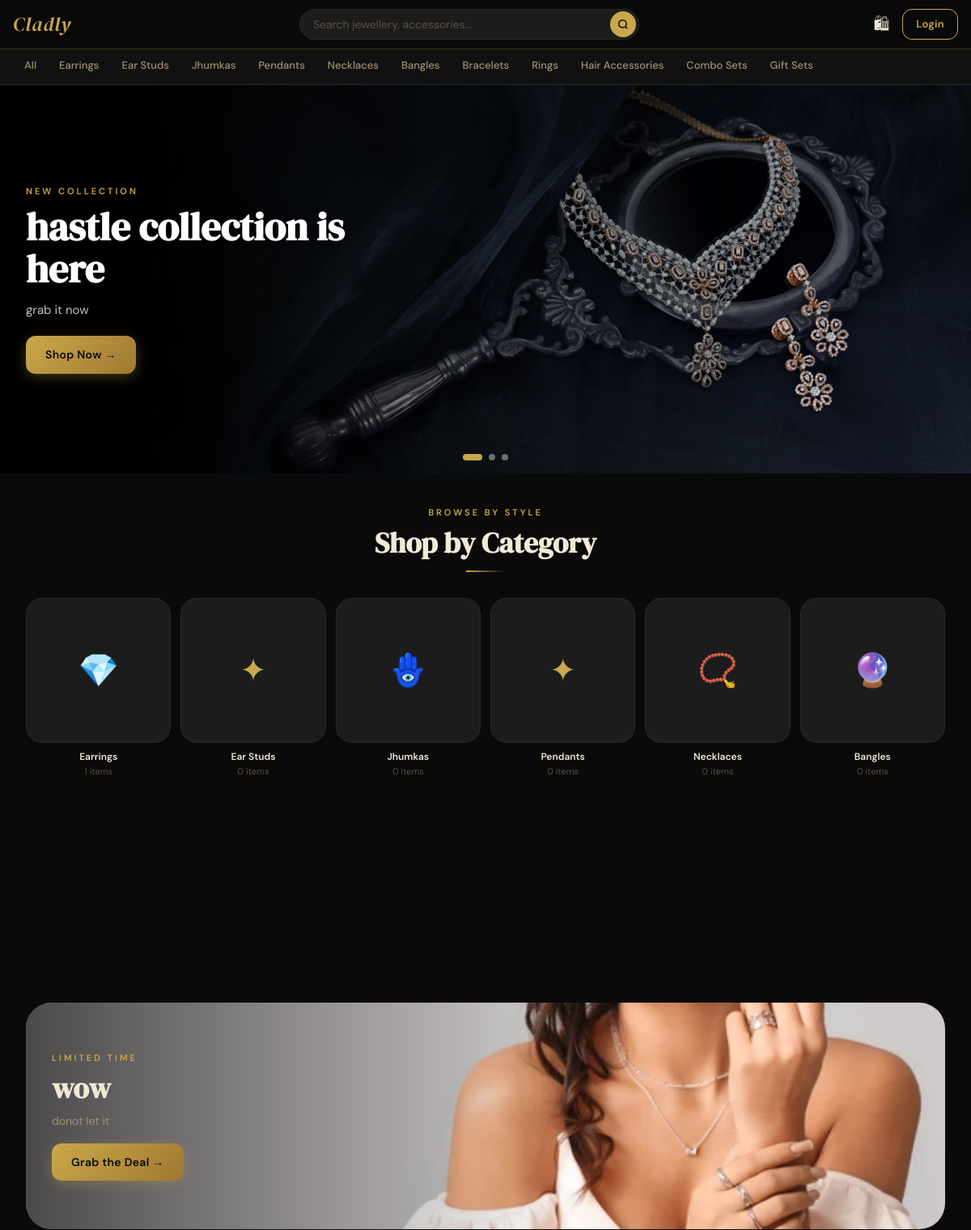
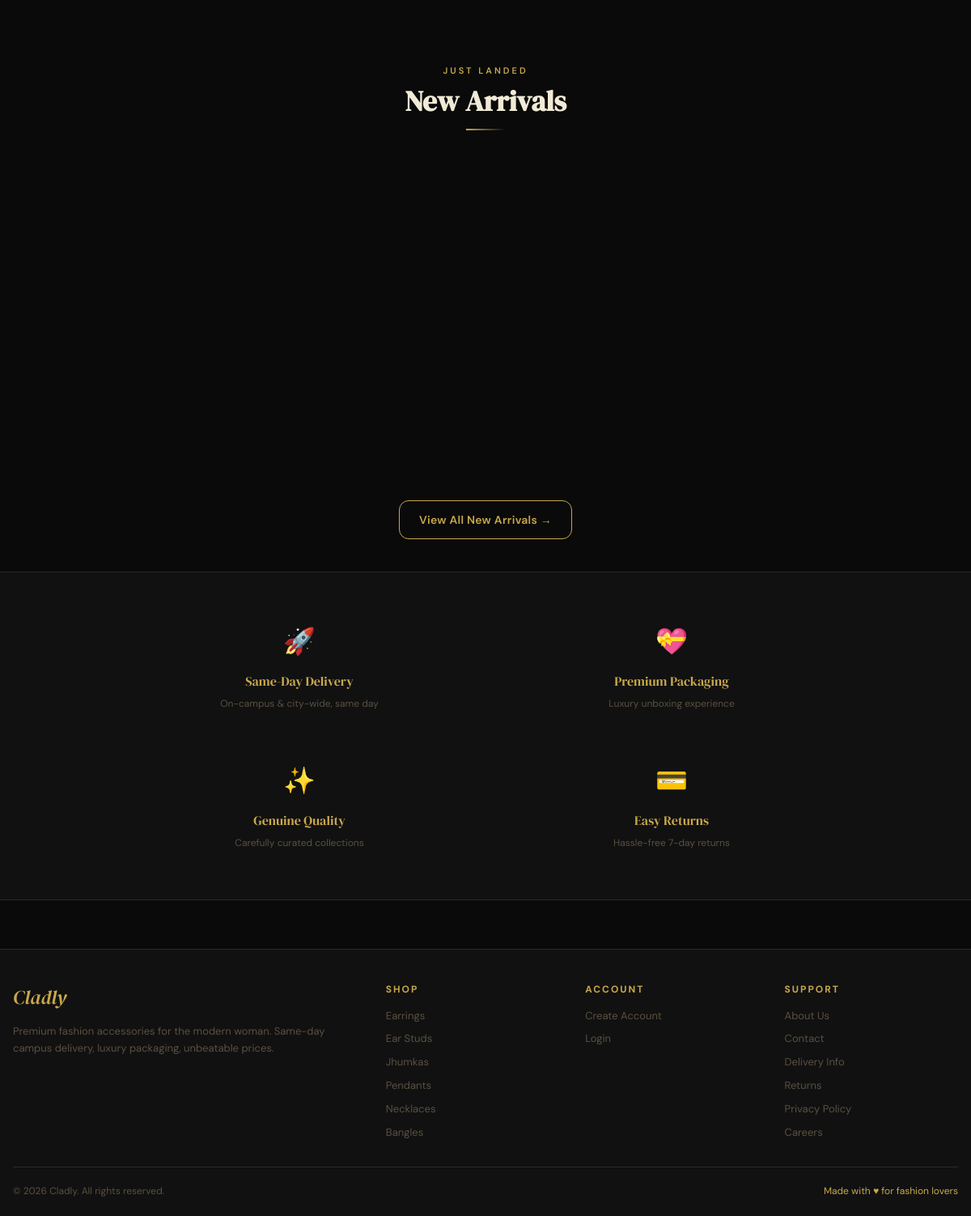
The page / on the database its author committed (2 pictures, top to bottom).
### store/models.py (models this page shows, shortened)
class Category(models.Model):
    name = models.CharField(max_length=100)
    slug = models.SlugField(unique=True)
    image = models.ImageField(upload_to='categories/', null=True, blank=True)
    description = models.TextField(blank=True)
    is_active = models.BooleanField(default=True)
    order = models.IntegerField(default=0)
    created_at = models.DateTimeField(auto_now_add=True)
    class Meta:
        verbose_name_plural = 'Categories'
        ordering = ['order', 'name']
    def product_count(self):
        return self.products.filter(is_active=True).count()

class Banner(models.Model):
    BANNER_TYPE = [
        ('hero', 'Hero Slider'),
        ('sale', 'Sale Banner'),
        ('flash', 'Flash Sale'),
        ('campaign', 'Campaign'),
    ]
    title = models.CharField(max_length=200)
    subtitle = models.CharField(max_length=300, blank=True)
    image = models.ImageField(upload_to='banners/')
    mobile_image = models.ImageField(upload_to='banners/', null=True, blank=True)
    link = models.CharField(max_length=500, blank=True)
    banner_type = models.CharField(max_length=20, choices=BANNER_TYPE, default='hero')
    is_active = models.BooleanField(default=True)
    order = models.IntegerField(default=0)
    start_date = models.DateTimeField(null=True, blank=True)
    end_date = models.DateTimeField(null=True, blank=True)
    class Meta:
        ordering = ['order']

### store/views.py (the view)
# urls.py: path('', views.home, name='home'),
def home(request):
    hero_banners = Banner.objects.filter(banner_type='hero', is_active=True).order_by('order')
    sale_banners = Banner.objects.filter(banner_type='sale', is_active=True)
    flash_banners = Banner.objects.filter(banner_type='flash', is_active=True)
    categories = Category.objects.filter(is_active=True).order_by('order')
    new_arrivals = Product.objects.filter(is_new_arrival=True, is_active=True)[:12]
    best_sellers = Product.objects.filter(is_best_seller=True, is_active=True)[:12]
    featured = Product.objects.filter(is_featured=True, is_active=True)[:8]
    recently_viewed = []
    if request.user.is_authenticated:
        recently_viewed = RecentlyViewed.objects.filter(
            user=request.user
        ).select_related('product')[:8]
    wishlist_ids = []
    if request.user.is_authenticated:
        wishlist_ids = list(Wishlist.objects.filter(
            user=request.user
        ).values_list('product_id', flat=True))
    return render(request, 'store/home.html', {
        'hero_banners': hero_banners,
        'sale_banners': sale_banners,
        'flash_banners': flash_banners,
        'categories': categories,
        'new_arrivals': new_arrivals,
        'best_sellers': best_sellers,
        'featured': featured,
        'recently_viewed': recently_viewed,
        'wishlist_ids': wishlist_ids,
    })

### store/context_processors.py (called while the page is built)
def cart_wishlist_count(request):
    cart_count = 0
    wishlist_count = 0
    notif_count = 0
    if request.user.is_authenticated:
        cart_count = Cart.objects.filter(user=request.user).count()
        wishlist_count = Wishlist.objects.filter(user=request.user).count()
        notif_count = Notification.objects.filter(user=request.user, is_read=False).count()
    else:
        session_key = request.session.session_key
        if session_key:
            cart_count = Cart.objects.filter(session_key=session_key).count()
    return {
        'cart_count': cart_count,
        'wishlist_count': wishlist_count,
        'notif_count': notif_count,
    }

def categories_list(request):
    categories = Category.objects.filter(is_active=True).order_by('order', 'name')
    return {'nav_categories': categories}

### store/models.py (called while the page is built)
    def discount_percent(self):
        if self.original_price > self.selling_price:
            return int(((self.original_price - self.selling_price) / self.original_price) * 100)
        return 0

    def primary_image(self):
        img = self.images.filter(is_primary=True).first()
        if not img:
            img = self.images.first()
        return img

### store/templates/store/home.html (shortened to what this page needs)
{% extends 'base.html' %}
{% load static %}
{% block content %}
{% if hero_banners %}
<section class="hero-slider">
  {% for banner in hero_banners %}
    <div class="hero-slide {% if forloop.first %}active{% endif %}">
      <div class="hero-slide-overlay">
        <div class="hero-content">
          <div class="hero-eyebrow">New Collection</div>
          <h1 class="hero-title">{{ banner.title }}</h1>
          {% if banner.subtitle %}<p class="hero-sub">{{ banner.subtitle }}</p>{% endif %}
          <a href="{{ banner.link|default:'/products/' }}" class="btn btn-gold">Shop Now →</a>
        </div>
      </div>
    </div>
  {% endfor %}
  {% if hero_banners|length > 1 %}
    <div class="hero-dots">
      {% for banner in hero_banners %}
        <button class="hero-dot {% if forloop.first %}active{% endif %}" aria-label="Slide {{ forloop.counter }}"></button>
      {% endfor %}
    </div>
  {% endif %}
</section>
{% endif %}
{% if categories %}
<section class="categories-section">
  <div class="container">
    <div class="section-header">
      <div class="section-eyebrow">Browse by style</div>
      <h2 class="section-title">Shop by Category</h2>
      <div class="section-divider"></div>
    </div>
    <div class="categories-grid">
      {% for cat in categories %}
        <a href="{% url 'category_products' cat.slug %}" class="category-card">
          <div class="cat-image-wrap">
            {% if cat.image %}
              <img src="{{ cat.image.url }}" alt="{{ cat.name }}" loading="lazy">
            {% else %}
              <div style="width:100%;height:100%;display:flex;align-items:center;justify-content:center;font-size:2.5rem;">
                {% if cat.name == 'Earrings' %}💎
                {% elif cat.name == 'Jhumkas' %}🪬
                {% elif cat.name == 'Necklaces' %}📿
                {% elif cat.name == 'Rings' %}💍
                {% elif cat.name == 'Bangles' %}🔮
                {% elif cat.name == 'Bracelets' %}✨
                {% elif cat.name == 'Hair Accessories' %}🌸
                {% elif cat.name == 'Gift Sets' %}🎁
                {% else %}✦{% endif %}
              </div>
            {% endif %}
          </div>
          <div class="cat-name">{{ cat.name }}</div>
          <div class="cat-count">{{ cat.product_count }} items</div>
        </a>
      {% endfor %}
    </div>
  </div>
</section>
{% endif %}
{% with sale=sale_banners.first %}
{% if sale %}
<section style="padding:0 16px 40px;">
  <div class="container" style="max-width:1280px;">
    <a href="{{ sale.link|default:'/products/' }}" style="display:block;border-radius:var(--radius-xl);overflow:hidden;position:relative;">
      <img src="{{ sale.image.url }}" alt="{{ sale.title }}" style="width:100%;height:min(40vw,280px);object-fit:cover;">
      <div style="position:absolute;inset:0;background:linear-gradient(90deg,rgba(0,0,0,0.65) 0%,transparent 60%);display:flex;align-items:center;padding:32px;">
        <div>
          <div class="section-eyebrow">Limited Time</div>
          <h2 class="section-title" style="margin:0">{{ sale.title }}</h2>
          {% if sale.subtitle %}<p style="color:var(--text-secondary);font-size:14px;margin:8px 0 16px">{{ sale.subtitle }}</p>{% endif %}
          <span class="btn btn-gold">Grab the Deal →</span>
        </div>
      </div>
    </a>
  </div>
</section>
{% endif %}
{% endwith %}
{% if new_arrivals %}
<section class="products-section">
  <div class="container">
    <div class="section-header">
      <div class="section-eyebrow">Just landed</div>
      <h2 class="section-title">New Arrivals</h2>
      <div class="section-divider"></div>
    </div>
    <div class="products-grid">
    </div>
    <div style="text-align:center;margin-top:32px;">
      <a href="{% url 'product_list' %}?new_arrivals=1" class="btn btn-outline">View All New Arrivals →</a>
    </div>
  </div>
</section>
{% endif %}
<section style="padding:40px 16px;background:var(--black-soft);border-top:1px solid var(--border);border-bottom:1px solid var(--border);">
  <div class="container">
    <div style="display:grid;grid-template-columns:repeat(2,1fr);gap:20px;max-width:900px;margin:0 auto;">
      {% for perk in "1234" %}
        <div style="text-align:center;padding:20px 16px;">
          <div style="font-size:2rem;margin-bottom:10px;">
            {% if forloop.counter == 1 %}🚀{% elif forloop.counter == 2 %}💝{% elif forloop.counter == 3 %}✨{% else %}💳{% endif %}
          </div>
          <div style="font-family:var(--font-display);font-size:1rem;color:var(--gold);margin-bottom:6px;">
            {% if forloop.counter == 1 %}Same-Day Delivery
            {% elif forloop.counter == 2 %}Premium Packaging
            {% elif forloop.counter == 3 %}Genuine Quality
            {% else %}Easy Returns{% endif %}
          </div>
          <div style="font-size:12px;color:var(--text-muted);">
            {% if forloop.counter == 1 %}On-campus & city-wide, same day
            {% elif forloop.counter == 2 %}Luxury unboxing experience
            {% elif forloop.counter == 3 %}Carefully curated collections
            {% else %}Hassle-free 7-day returns{% endif %}
          </div>
        </div>
      {% endfor %}
    </div>
  </div>
</section>
{% endblock %}

### templates/base.html (shortened to what this page needs)
{% load static %}
<!DOCTYPE html>
<html lang="en">
<head>
  <link rel="stylesheet" href="{% static 'store/css/main.css' %}">
</head>
<body class="page-body">
<nav class="navbar">
  <div class="navbar-inner">
    <a href="{% url 'home' %}" class="nav-logo">Cladly</a>
    <div class="nav-search">
      <form action="{% url 'search' %}" method="get">
        <input type="text" id="search-input" name="q" placeholder="Search jewellery, accessories…"
               value="{{ request.GET.q }}" autocomplete="off">
        <button type="submit" class="nav-search-btn">
          <svg width="14" height="14" viewBox="0 0 24 24" fill="none" stroke="currentColor" stroke-width="2.5">
            <circle cx="11" cy="11" r="8"/><line x1="21" y1="21" x2="16.65" y2="16.65"/>
          </svg>
        </button>
      </form>
    </div>
    <div class="nav-actions">
      <a href="{% url 'cart' %}" class="nav-icon-btn" title="Cart">
        🛍
      </a>
      {% if user.is_authenticated %}
        <a href="{% url 'profile' %}" class="nav-icon-btn" title="Profile">
          {% if user.profile_image %}
            <img src="{{ user.profile_image.url }}" style="width:28px;height:28px;border-radius:50%;object-fit:cover;border:1.5px solid var(--gold);">
          {% else %}
            <span style="width:28px;height:28px;background:var(--gold);border-radius:50%;display:flex;align-items:center;justify-content:center;color:var(--black);font-weight:700;font-size:12px;">{{ user.full_name|first|upper }}</span>
          {% endif %}
        </a>
        {% if user.is_staff %}
          <a href="{% url 'admin_dashboard' %}" class="nav-icon-btn" title="Admin" style="font-size:14px;color:var(--gold);">⚙</a>
        {% endif %}
      {% else %}
        <a href="{% url 'login' %}" class="btn btn-outline btn-sm" style="margin-left:4px;">Login</a>
      {% endif %}
    </div>
  </div>
</nav>
<div class="category-nav">
  <div class="category-nav-inner">
    <a href="{% url 'product_list' %}" class="cat-nav-item {% if request.resolver_match.url_name == 'product_list' %}active{% endif %}">All</a>
    {% for cat in nav_categories %}
      <a href="{% url 'category_products' cat.slug %}"
         class="cat-nav-item {% if request.resolver_match.kwargs.slug == cat.slug %}active{% endif %}">
        {{ cat.name }}
      </a>
    {% endfor %}
  </div>
</div>
<main>
  {% block content %}{% endblock %}
</main>
<footer class="footer">
  <div class="footer-grid">
    <div class="footer-brand">
      <a href="{% url 'home' %}" class="footer-logo">Cladly</a>
      <p class="footer-tagline">Premium fashion accessories for the modern woman. Same-day campus delivery, luxury packaging, unbeatable prices.</p>
    </div>
    <div>
      <div class="footer-heading">Shop</div>
      <div class="footer-links">
        {% for cat in nav_categories|slice:":6" %}
          <a href="{% url 'category_products' cat.slug %}">{{ cat.name }}</a>
        {% endfor %}
      </div>
    </div>
    <div>
      <div class="footer-heading">Account</div>
      <div class="footer-links">
        {% if user.is_authenticated %}
          <a href="{% url 'profile' %}">My Profile</a>
          <a href="{% url 'my_orders' %}">My Orders</a>
          <a href="{% url 'wishlist' %}">Wishlist</a>
          <a href="{% url 'address_list' %}">Addresses</a>
          <a href="{% url 'logout' %}">Logout</a>
        {% else %}
          <a href="{% url 'register' %}">Create Account</a>
          <a href="{% url 'login' %}">Login</a>
        {% endif %}
      </div>
    </div>
    <div>
      <div class="footer-heading">Support</div>
      <div class="footer-links">
        <a href="#">About Us</a>
        <a href="#">Contact</a>
        <a href="#">Delivery Info</a>
        <a href="#">Returns</a>
        <a href="#">Privacy Policy</a>
        <a href="#">Careers</a>
      </div>
    </div>
  </div>
  <div class="footer-bottom">
    <span>© 2026 Cladly. All rights reserved.</span>
    <span style="color:var(--gold)">Made with ♥ for fashion lovers</span>
  </div>
</footer>
</body>
</html>

### rows shown on the page
Category: name "Earrings", product_count "1"
Category: name "Ear Studs", product_count "0"
Category: name "Jhumkas", product_count "0"
Category: name "Pendants", product_count "0"
Category: name "Necklaces", product_count "0"
Category: name "Bangles", product_count "0"
Category: name "Bracelets"
Category: name "Rings"
Category: name "Hair Accessories"
Category: name "Combo Sets"
Category: name "Gift Sets"
Banner: image (picture), title "wow", subtitle "donot let it"
